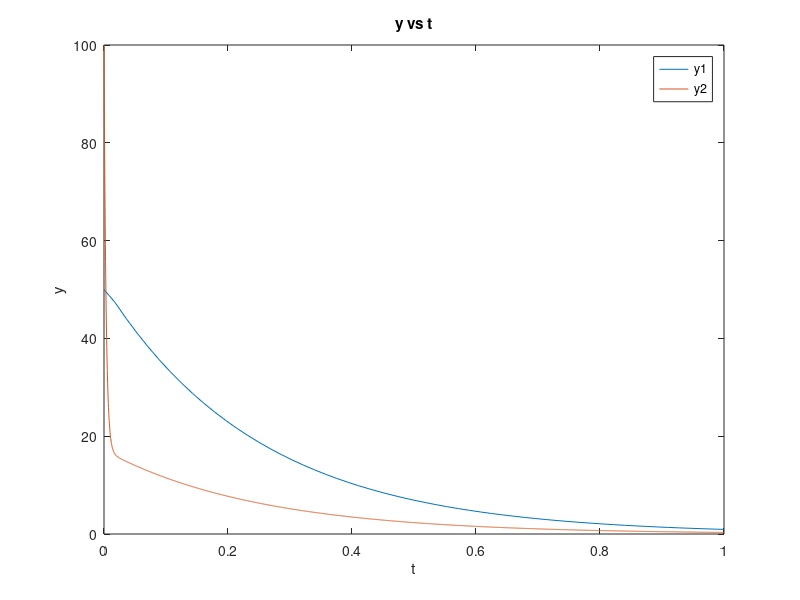

Write the MATLAB code that produced this figure.
%Prepare workstation
clear all
close all
clc

%initialization 
A=[-5 3; 100 -301];%vector created from differential equations
b=[50;100]; %The solutions to the equations y1,y2 at zero

%eigen stuff
[vectors values] = eig(A); %This finds the eigen values
ev1= values (1,1);  %Store first eigen value in a variable
ev2= values (2,2);  %Store second eigen value in a variable
evec1= vectors(:,1);   %separates the first eigen vector from vectors
evec2= vectors(:,2) ;   %esparates the second eigen vector from vectors

%constants
c1c2=inv(vectors)*b;    %This will find all the constants in front of solution to differential equation
C1=c1c2(1)              %Stores constant one    
C2=c1c2(2)              %Stores constant two

%Solutions to differential equations
y1=@(t) C1*evec1(1)*exp(ev1*t)+C2*evec2(1)*exp(ev2*t); %Equation for solution 1
y2=@(t) C1*evec1(2)*exp(ev1*t)+C2*evec2(2)*exp(ev2*t);  %Equation for solution 2

%Print eigen values and vectors
fprintf(' Eigen values: %3.3f and %3.5f\n', ev1,ev2)
fprintf(' Eigen vector 1: %3.3f\n %21.3f\n', evec1)
fprintf(' Eigen vector 2: %3.3f\n %22.3f\n', evec2)

%Plot the two equations for the solutions
fplot(y1,[0 1]) %Plots y1
hold on         %keeps the plots on the same graph
fplot(y2,[0 1]) %plots y2
hold off        %turns off the hold

%Chart formatting 
title('y vs t')
legend('y1','y2')
xlabel('t')
ylabel('y')







